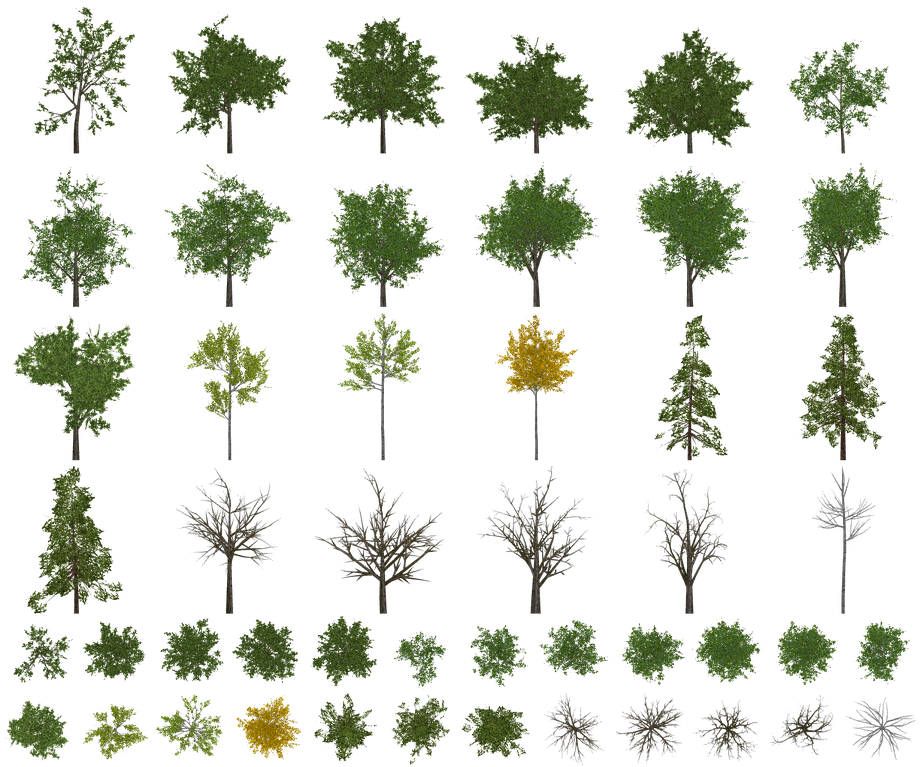
#> input picture DDA_Godot_Cidade/mundo/arvores/impostores.png, 920 x 767 px, shrunk from 1536 x 1280 before the run, found by its file name
$ python sangrar.py mundo/arvores/impostores.png
#> lines starting #> are read from the running program, lines starting #| are printed output that depends on the picture; after the words box and inside, x2 and y2 are one past the last pixel; in counts of white or black regions, pixels touching at a corner belong together
# 1.20 · "sangra" a cor das folhas para os pixels transparentes do atlas dos impostores (mundo/arvores/impostores.png).
# Sem isso, de longe (mipmaps) a borda das copas fica escura/preta: o transparente tem cor preta e ela se mistura.
# Uso: python3 ferramentas/arvores_ez/sangrar.py mundo/arvores/impostores.png
import sys
import numpy as np
from PIL import Image

arq = sys.argv[1]
im = np.asarray(Image.open(arq).convert('RGBA')).astype(np.float32) / 255.0
rgb = im[..., :3]
a = im[..., 3:4]
cheio = (a > 0.02).astype(np.float32)
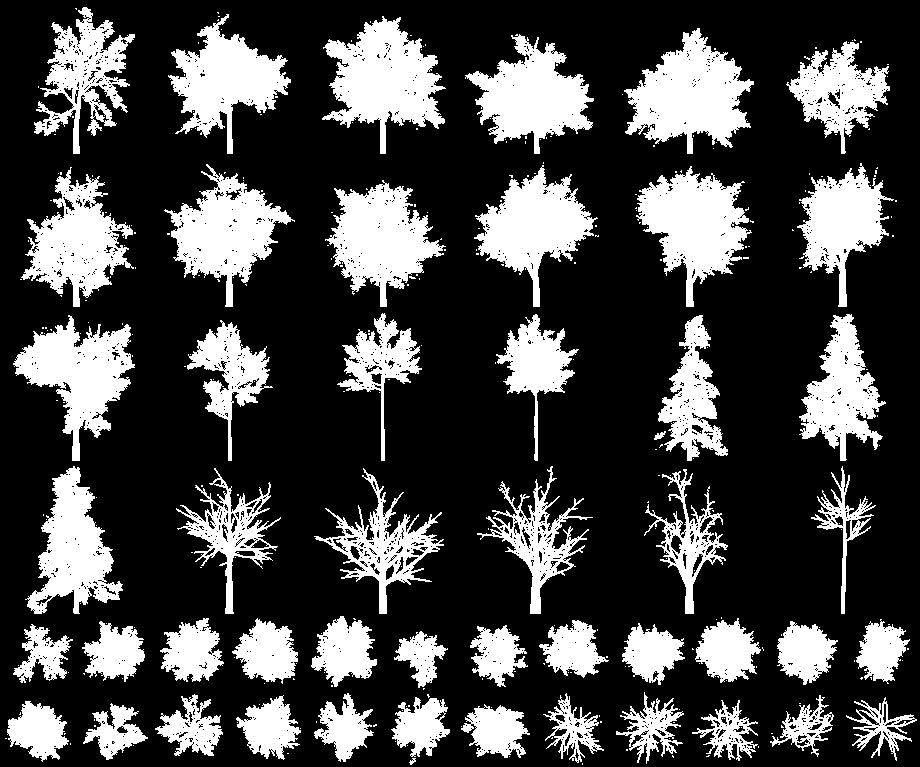
#> cheio: shape (767, 920, 1) float32; values 0 (black) and 1 (white), 27.2% white; 375 white regions (325 under 20 px), largest, box (x1, y1, x2, y2) and area: (624, 28, 754, 154) 8916, (322, 16, 446, 154) 8870, (636, 166, 752, 307) 8264
cor = rgb * cheio
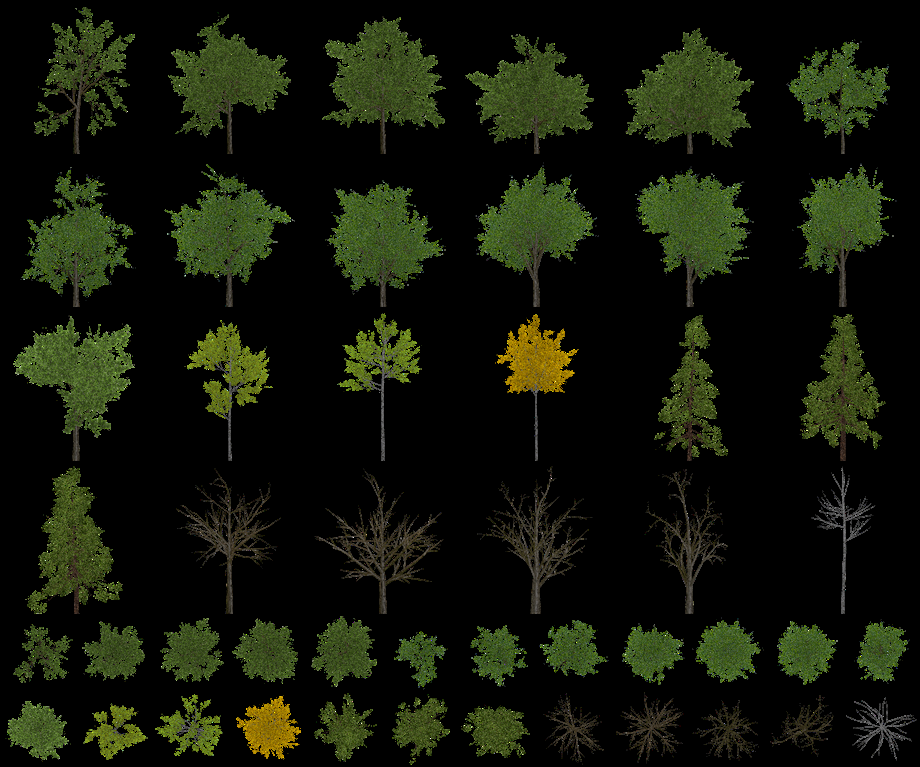
#> cor: shape (767, 920, 3) float32; mean R, G, B 0.0715, 0.088, 0.0362
peso = cheio.copy()
for _ in range(24):                       # espalha a média dos vizinhos com cor para quem não tem
    c2 = cor.copy()
    p2 = peso.copy()
    for dy, dx in ((1, 0), (-1, 0), (0, 1), (0, -1)):
        c2 += np.roll(np.roll(cor, dy, 0), dx, 1)
        p2 += np.roll(np.roll(peso, dy, 0), dx, 1)
    vazio = peso[..., 0] < 0.5
    tem = p2[..., 0] > 0.0
    m = vazio & tem
    cor[m] = c2[m] / p2[m]
    peso[m] = 1.0
#> this loop made 24 passes
#> pass 1, `m = vazio & tem`:
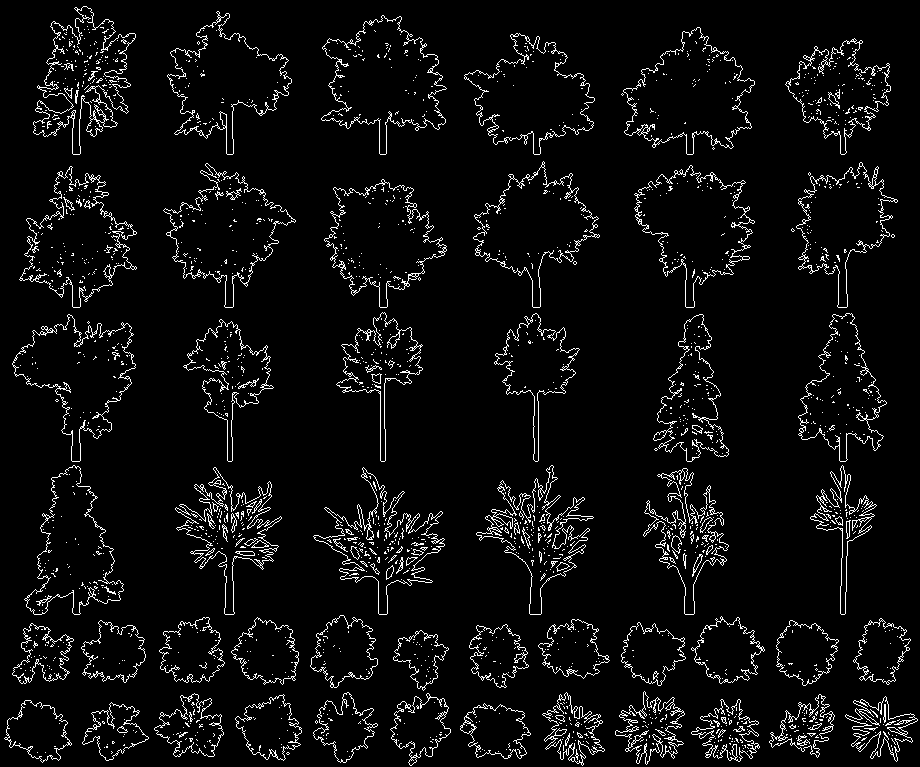
#> m: shape (767, 920) bool; 5.3% white in thin lines or dots
#> after the loop:
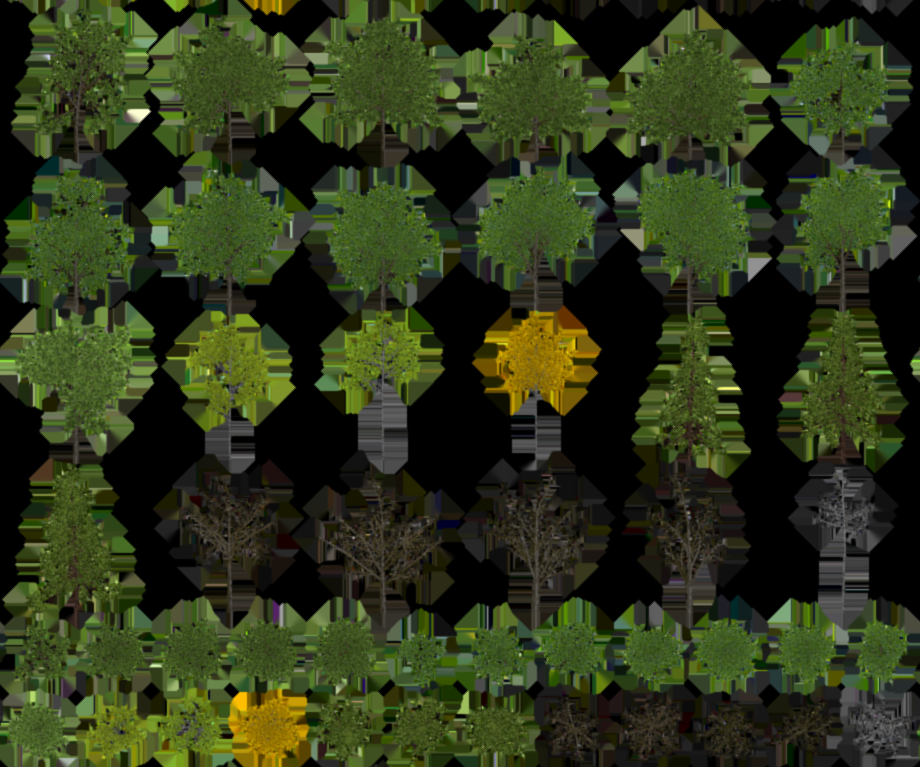
#> c2: shape (767, 920, 3) float32; mean R, G, B 0.909, 1.08, 0.513; drawn with min black and max white
#> after the loop:
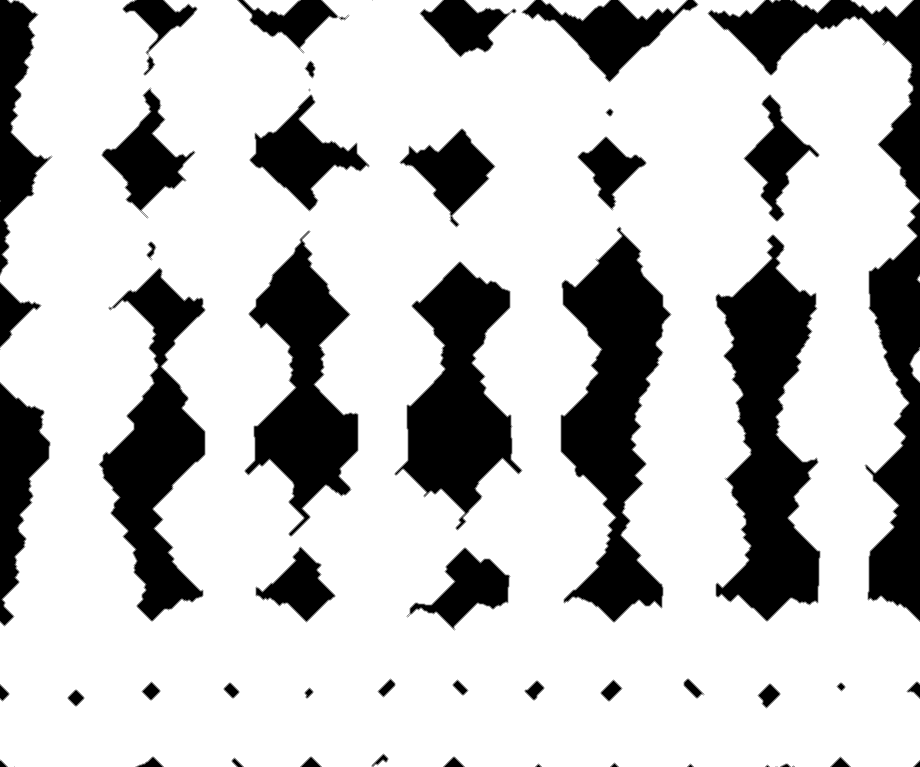
#> p2: shape (767, 920, 1) float32; min 0, max 5, mean 3.83; drawn with min black and max white
#> after the loop:
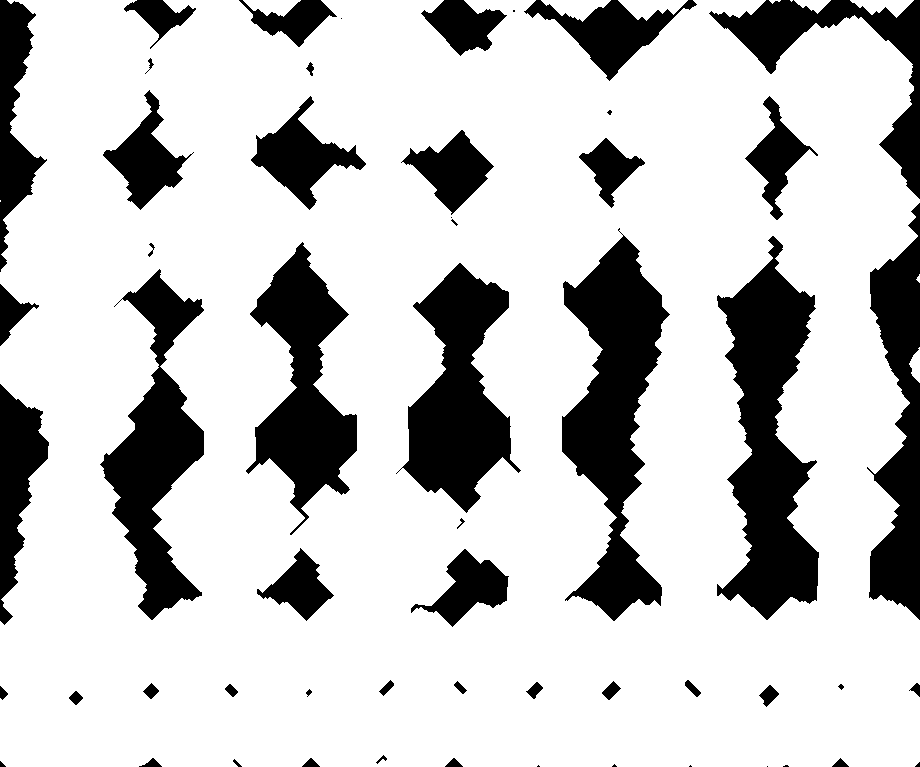
#> peso: shape (767, 920, 1) float32; values 0 (black) and 1 (white), 77.9% white; 56 black regions (11 under 20 px), largest, box (x1, y1, x2, y2) and area: (717, 236, 819, 620) 20885, (562, 228, 670, 621) 20546, (396, 263, 521, 513) 15554
saida = np.where(cheio > 0.5, rgb, cor)
out = np.concatenate([saida, a], axis=-1)
Image.fromarray((np.clip(out, 0, 1) * 255 + 0.5).astype(np.uint8), 'RGBA').save(arq, optimize=True)
print('sangrou', arq)
